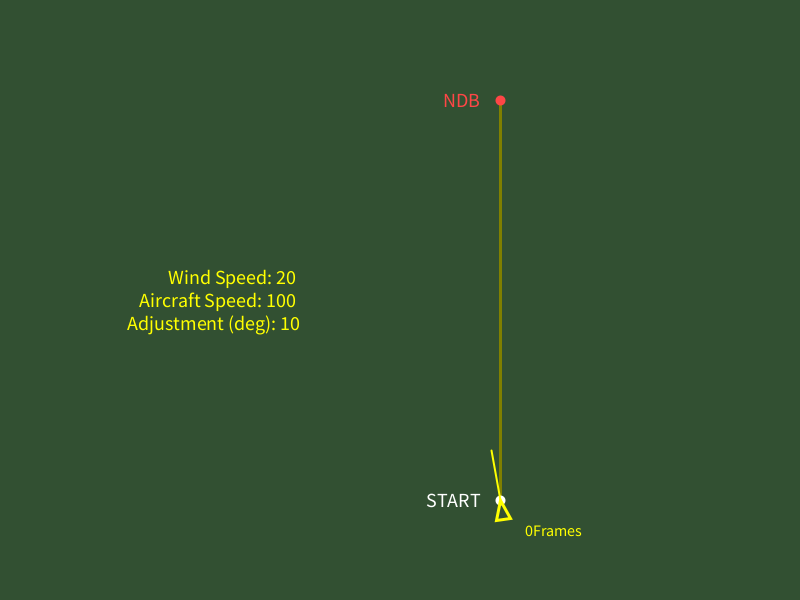
Frame 1 (no input)
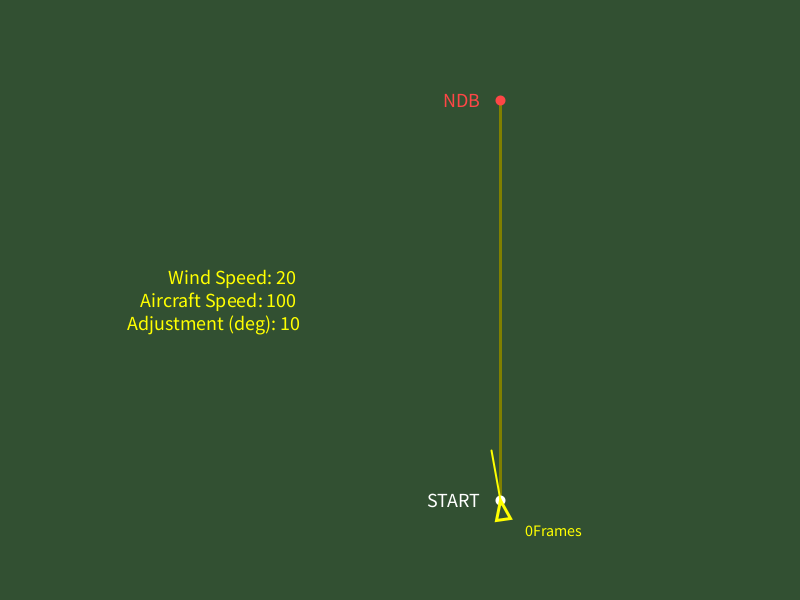
Frame 60 (the mouse pressed at the canvas centre just before this capture)
Frame 120 (the mouse held since frame 60 and released just before this capture): identical to frame 60, image omitted

The Processing sketch that drew these frames (run headless with seeded random() and noise(); from frame 60 on, the mouse is pressed at the canvas centre):

// Processing sketch: ADFWIND
// ── ADFWIND.pde
int startX = 500;
int startY = 500;
int beaconX = 500;
int beaconY = 100;

// Speed of wind towards the right (pixels/s)
int windSpeed = 20;

// Airspeed of aircraft (pixels/s)
int aircraftSpeed = 100;

// Angle in degrees flown into the wind
float adjustmentDeg = 10;

PVector aircraftPos;
PVector beaconPos;
PVector windVelocity;
PVector aircraftBaseVelocity;
PVector aircraftVelocity;

float aircraftToBeaconHeading;

ArrayList<PVector> aircraftPath;

int fps = 20;
float deltaTime;

Boolean isRunning = false;
int framesTaken = 0;

void setup()
{
  size(800, 600);
  
  aircraftPos = new PVector(startX, startY);
  beaconPos = new PVector(beaconX, beaconY);
  windVelocity = new PVector(windSpeed, 0);
  aircraftBaseVelocity = new PVector(0, -aircraftSpeed);
  aircraftVelocity = new PVector();
  
  aircraftPath = new ArrayList<PVector>();
  
  frameRate(fps);
  deltaTime = 1.0f / fps;
}

void draw()
{
  background(50, 80, 50);
  
  // waypoints
  stroke(150);
  strokeWeight(3);
  line(startX, startY, beaconX, beaconY);
  stroke(128, 128, 0);
  strokeWeight(3);
  line(aircraftPos.x, aircraftPos.y, beaconX, beaconY);
  stroke(255);
  strokeWeight(10);
  point(startX, startY);
  stroke(255, 70, 70);
  strokeWeight(10);
  point(beaconX, beaconY);
  
  // text
  textSize(20);
  textAlign(RIGHT, CENTER);
  fill(255);
  text("START", startX - 20, startY);
  fill(255, 70, 70);
  text("NDB", beaconX - 20, beaconY);
  fill(255, 255, 0);
  String[] StringsToJoin = { "Wind Speed:", nf(windSpeed), "\nAircraft Speed:", nf(aircraftSpeed), "\nAdjustment (deg):", nf(adjustmentDeg) };
  text(join(StringsToJoin, ' '), 300, 300);
  
  // calculations
  aircraftToBeaconHeading = PVector.sub(aircraftPos, beaconPos).heading();
  if (PVector.dist(aircraftPos, beaconPos) > 10 && isRunning)
  {
    aircraftPos = PVector.add(aircraftPos, PVector.mult(windVelocity, deltaTime));
    aircraftVelocity.set(aircraftBaseVelocity);
    aircraftPos = PVector.add(aircraftPos, PVector.mult(aircraftVelocity.rotate(aircraftToBeaconHeading - radians(90) - radians(adjustmentDeg)), deltaTime));
    
    if (frameCount % 3 == 1) aircraftPath.add(aircraftPos);
    
    framesTaken++;
  }
  
  // flight path
  noFill();
  stroke(0, 255, 0);
  strokeWeight(1);
  beginShape();
  for (int i = 0; i < aircraftPath.size(); i++)
  {
    vertex(aircraftPath.get(i).x, aircraftPath.get(i).y);
  }
  endShape();
  
  // aircraft
  translate(aircraftPos.x, aircraftPos.y);
  textSize(16);
  textAlign(LEFT, TOP);
  text(String.format("%1$dFrames", framesTaken), 25, 25);
  
  rotate(aircraftToBeaconHeading - radians(90) - radians(adjustmentDeg));
  noFill();
  stroke(255, 255, 0);
  strokeWeight(3);
  triangle(0, 0, -7, 20, 7, 20);
  stroke(255, 255, 0);
  strokeWeight(2);
  line(0, 0, 0, -50);
}

void keyPressed()
{
  if (key == 'p')
  {
    isRunning = !isRunning;
  }
}
